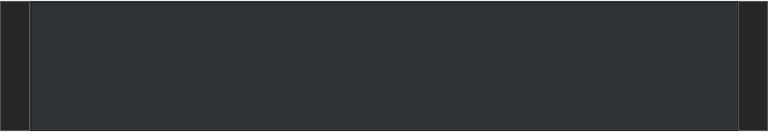
          <widget class="QWidget" name="scrollAreaWidgetContents_2">
           <property name="geometry">
            <rect>
             <x>0</x>
             <y>0</y>
             <width>768</width>
             <height>132</height>
            </rect>
           </property>
           <layout class="QGridLayout" name="gridLayout_11">
            <property name="leftMargin">
             <number>0</number>
            </property>
            <property name="topMargin">
             <number>0</number>
            </property>
            <property name="rightMargin">
             <number>0</number>
            </property>
            <property name="bottomMargin">
             <number>0</number>
            </property>
            <property name="spacing">
             <number>0</number>
            </property>
            <item row="0" column="0">
             <layout class="QGridLayout" name="gridLayout_12">
              <item row="0" column="0">
               <widget class="QPushButton" name="previousVideoButton">
                <property name="minimumSize">
                 <size>
                  <width>10</width>
                  <height>130</height>
                 </size>
                </property>
                <property name="maximumSize">
                 <size>
                  <width>30</width>
                  <height>130</height>
                 </size>
                </property>
                <property name="toolTip">
                 <string>Back</string>
                </property>
                <property name="styleSheet">
                 <string notr="true">QPushButton {
	background-color: #262626;
	color: #ffffff;
	border: 1px solid #555555;
	padding: 3px;
}
QPushButton::pressed {
	background-color: #888888;
	color: #262626;
}</string>
                </property>
                <property name="text">
                 <string/>
                </property>
                <property name="icon">
                 <iconset>
                  <normaloff>icons/arrow_left.png</normaloff>icons/arrow_left.png</iconset>
                </property>
               </widget>
              </item>
              <item row="0" column="2">
               <widget class="QPushButton" name="nextVideoButton">
                <property name="minimumSize">
                 <size>
                  <width>30</width>
                  <height>130</height>
                 </size>
                </property>
                <property name="maximumSize">
                 <size>
                  <width>30</width>
                  <height>130</height>
                 </size>
                </property>
                <property name="toolTip">
                 <string>Next</string>
                </property>
                <property name="styleSheet">
                 <string notr="true">QPushButton {
	background-color: #262626;
	color: #ffffff;
	border: 1px solid #555555;
	padding: 3px;
}
QPushButton::pressed {
	background-color: #888888;
	color: #262626;
}</string>
                </property>
                <property name="text">
                 <string/>
                </property>
                <property name="icon">
                 <iconset>
                  <normaloff>icons/arrow_right.png</normaloff>icons/arrow_right.png</iconset>
                </property>
               </widget>
              </item>
              <item row="0" column="1">
               <widget class="QListWidget" name="videosListWidget">
                <property name="minimumSize">
                 <size>
                  <width>0</width>
                  <height>130</height>
                 </size>
                </property>
                <property name="maximumSize">
                 <size>
                  <width>16777215</width>
                  <height>130</height>
                 </size>
                </property>
                <property name="toolTip">
                 <string>Press delete to delete selected video</string>
                </property>
                <property name="styleSheet">
                 <string notr="true">background-color: rgb(46, 52, 54);</string>
                </property>
                <property name="frameShape">
                 <enum>QFrame::Box</enum>
                </property>
                <property name="frameShadow">
                 <enum>QFrame::Raised</enum>
                </property>
                <property name="verticalScrollBarPolicy">
                 <enum>Qt::ScrollBarAlwaysOff</enum>
                </property>
                <property name="horizontalScrollBarPolicy">
                 <enum>Qt::ScrollBarAsNeeded</enum>
                </property>
                <property name="editTriggers">
                 <set>QAbstractItemView::AllEditTriggers</set>
                </property>
                <property name="tabKeyNavigation">
                 <bool>true</bool>
                </property>
                <property name="dragDropMode">
                 <enum>QAbstractItemView::DragDrop</enum>
                </property>
                <property name="alternatingRowColors">
                 <bool>true</bool>
                </property>
                <property name="iconSize">
                 <size>
                  <width>100</width>
                  <height>140</height>
                 </size>
                </property>
                <property name="verticalScrollMode">
                 <enum>QAbstractItemView::ScrollPerItem</enum>
                </property>
                <property name="flow">
                 <enum>QListView::TopToBottom</enum>
                </property>
                <property name="resizeMode">
                 <enum>QListView::Adjust</enum>
                </property>
                <property name="layoutMode">
                 <enum>QListView::SinglePass</enum>
                </property>
                <property name="spacing">
                 <number>5</number>
                </property>
                <property name="gridSize">
                 <size>
                  <width>150</width>
                  <height>150</height>
                 </size>
                </property>
                <property name="viewMode">
                 <enum>QListView::IconMode</enum>
                </property>
                <property name="uniformItemSizes">
                 <bool>true</bool>
                </property>
               </widget>
              </item>
             </layout>
            </item>
           </layout>
          </widget>
